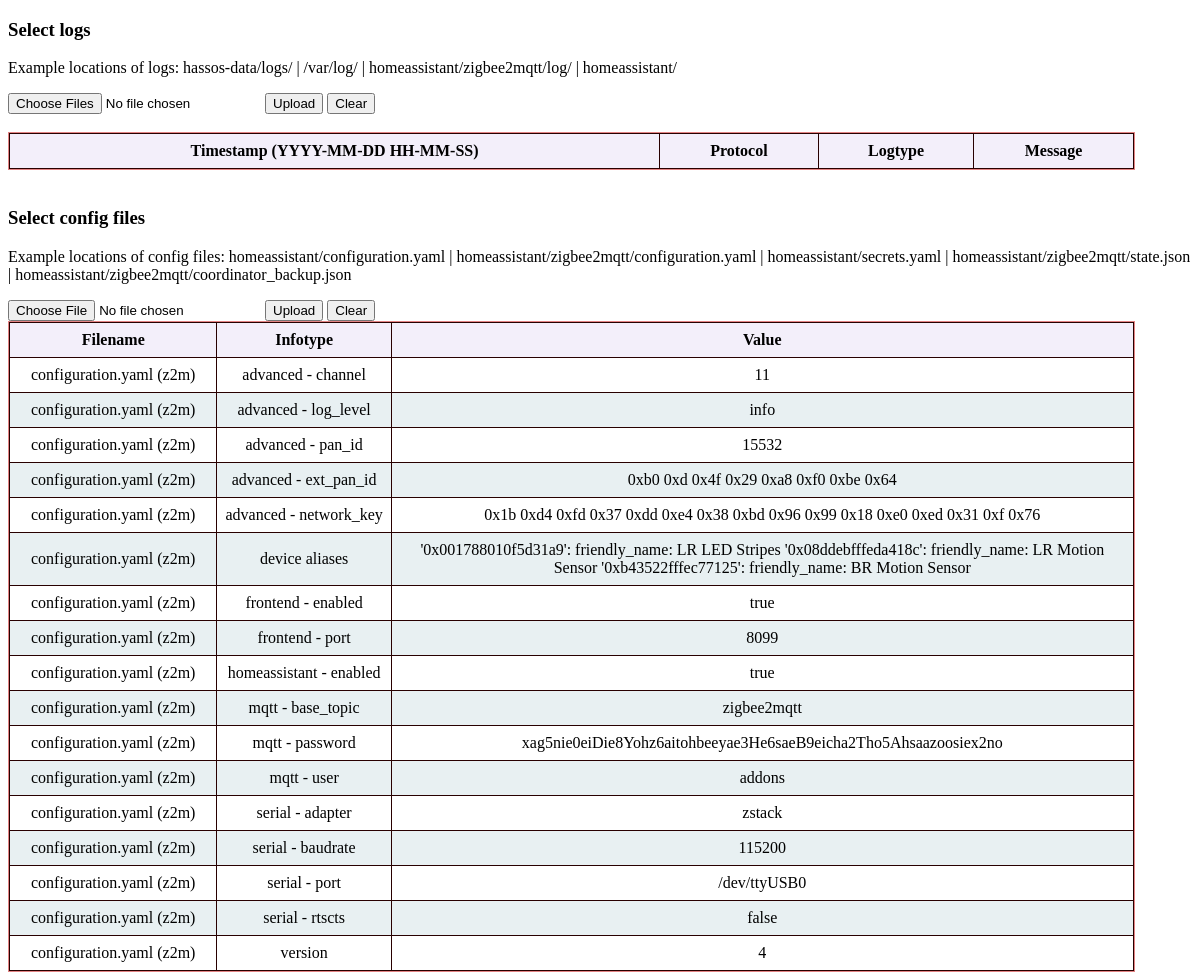
The page / on the database its author committed.
### app.py (models this page shows)
class ConfigEntry(db.Model):
    __tablename__ = "config_entries"
    id = db.Column(db.Integer, primary_key=True)
    filename = db.Column(db.String)
    infotype = db.Column(db.String)
    value = db.Column(db.String)

### app.py (the view)
@app.route("/", methods=['GET'])
def index():
    log_entries = LogEntry.query.order_by(LogEntry.timestamp).all()
    config_entries = ConfigEntry.query.order_by(ConfigEntry.infotype).all()
    return render_template("index.html", log_entries=log_entries, config_entries=config_entries)

### templates/index.html (shortened to what this page needs)
{% extends 'base.html' %}
{% block body %}
    <div class="content">
        <h3>Select logs</h3>
        <p>Example locations of logs: hassos-data/logs/ | /var/log/ | homeassistant/zigbee2mqtt/log/ | homeassistant/</p>
        <form action="/uploadlogs" method="post" enctype="multipart/form-data">
            <input type="file" name="logfiles" value="Select logs" multiple>
            <input type="submit" value="Upload">
            <input type="button" value="Clear" onclick="window.location.href='/clearlogs'">
        </form>
        <br>
        <div class="log-table">
            <table>
            <tr>
                <th>Timestamp (YYYY-MM-DD HH-MM-SS)</th>
                <th>Protocol</th>
                <th>Logtype</th>
                <th>Message</th>
            </tr>
            </table>
        </div>
        <br>
        <h3>Select config files</h3>
        <p>Example locations of config files: homeassistant/configuration.yaml | homeassistant/zigbee2mqtt/configuration.yaml | homeassistant/secrets.yaml | homeassistant/zigbee2mqtt/state.json | homeassistant/zigbee2mqtt/coordinator_backup.json</p>
        <form action="/uploadconfigfiles" method="post" enctype="multipart/form-data">
            <input type="file" name="configfiles">
            <input type="submit" value="Upload">
            <input type="button" value="Clear" onclick="window.location.href='/clearconfigfiles'">
        </form>
        <div class="config-table">
            <table>
            <tr>
                <th>Filename</th>
                <th>Infotype</th>
                <th>Value</th>
            </tr>
            {% for config_entry in config_entries %}
                <tr>
                    {% autoescape false %}
                        <td class="filename">{{ config_entry.filename }}</td>
                        <td class="infotype">{{ config_entry.infotype }}</td>
                        <td class="value">{{ config_entry.value }}</td>
                    {% endautoescape %}
                </tr>
            {% endfor %}
            </table>
        </div>
    </div>
{% endblock %}

### templates/base.html (shortened to what this page needs)
<!DOCTYPE html>
<html lang="en">
<head>
    <link rel="stylesheet" href="{{ url_for('static', filename='styles/style.css') }}">
</head>
<body>
    {% block body %}
    {% endblock %}
</body>
</html>

### static/styles/style.css (style rules this page uses)
html, body { margin: 1; font: sans-serif; }
table { border-collapse: collapse; table-layout: auto; width: 100% }
th, td { border: 1px solid #280000; padding: 8px; }
th { background: #f3effa; }
td { text-align: center; width: 100px; }
.log-table tr:nth-child(odd) { background-color: #e8f0f2; }
.log-table { max-height: 1000px; overflow-y: auto; overflow-x: hidden; width: 95%; border: 1px solid #c90e0e83; }
.config-table tr:nth-child(odd) { background-color: #e8f0f2; }
.config-table { max-height: 1000px; overflow-y: auto; overflow-x: hidden; width: 95%; border: 1px solid #c90e0e83; }

### rows shown on the page
ConfigEntry: filename "configuration.yaml (z2m)", infotype "advanced - channel", value "11"
ConfigEntry: filename "configuration.yaml (z2m)", infotype "advanced - log_level", value "info"
ConfigEntry: filename "configuration.yaml (z2m)", infotype "advanced - pan_id", value "15532"
ConfigEntry: filename "configuration.yaml (z2m)", infotype "advanced - ext_pan_id", value "0xb0 0xd 0x4f 0x29 0xa8 0xf0 0xbe 0x64"
ConfigEntry: filename "configuration.yaml (z2m)", infotype "advanced - network_key", value "0x1b 0xd4 0xfd 0x37 0xdd 0xe4 0x38 0xbd 0x96 0x99 0x18 0xe0 0xed 0x31 0xf 0x76"
ConfigEntry: filename "configuration.yaml (z2m)", infotype "device aliases", value "'0x001788010f5d31a9': friendly_name: LR LED Stripes '0x08ddebfffeda418c': friendly_name: LR Motion Sensor '0xb43522fffec77125': friendly_name: BR Motion Sensor"
ConfigEntry: filename "configuration.yaml (z2m)", infotype "frontend - enabled", value "true"
ConfigEntry: filename "configuration.yaml (z2m)", infotype "frontend - port", value "8099"
ConfigEntry: filename "configuration.yaml (z2m)", infotype "homeassistant - enabled", value "true"
ConfigEntry: filename "configuration.yaml (z2m)", infotype "mqtt - base_topic", value "zigbee2mqtt"
ConfigEntry: filename "configuration.yaml (z2m)", infotype "mqtt - password", value "xag5nie0eiDie8Yohz6aitohbeeyae3He6saeB9eicha2Tho5Ahsaazoosiex2no"
ConfigEntry: filename "configuration.yaml (z2m)", infotype "mqtt - user", value "addons"
ConfigEntry: filename "configuration.yaml (z2m)", infotype "serial - adapter", value "zstack"
ConfigEntry: filename "configuration.yaml (z2m)", infotype "serial - baudrate", value "115200"
ConfigEntry: filename "configuration.yaml (z2m)", infotype "serial - port", value "/dev/ttyUSB0"
ConfigEntry: filename "configuration.yaml (z2m)", infotype "serial - rtscts", value "false"
ConfigEntry: filename "configuration.yaml (z2m)", infotype "version", value "4"
